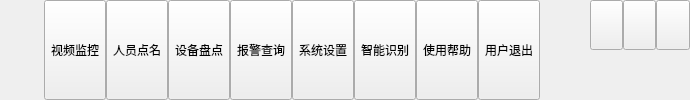
                <widget class="QWidget" name="widgetTitle" native="true">
                    <property name="sizePolicy">
                        <sizepolicy hsizetype="Preferred" vsizetype="Fixed">
                            <horstretch>0</horstretch>
                            <verstretch>0</verstretch>
                        </sizepolicy>
                    </property>
                    <layout class="QHBoxLayout" name="horizontalLayout_2">
                        <property name="spacing">
                            <number>10</number>
                        </property>
                        <property name="leftMargin">
                            <number>10</number>
                        </property>
                        <property name="topMargin">
                            <number>0</number>
                        </property>
                        <property name="rightMargin">
                            <number>0</number>
                        </property>
                        <property name="bottomMargin">
                            <number>0</number>
                        </property>
                        <item>
                            <widget class="QLabel" name="labIco">
                                <property name="text">
                                    <string />
                                </property>
                            </widget>
                        </item>
                        <item>
                            <widget class="QLabel" name="labTitle">
                                <property name="styleSheet">
                                    <string notr="true" />
                                </property>
                                <property name="text">
                                    <string />
                                </property>
                            </widget>
                        </item>
                        <item>
                            <widget class="QWidget" name="widgetTop" native="true">
                                <layout class="QHBoxLayout" name="horizontalLayout_3">
                                    <property name="spacing">
                                        <number>0</number>
                                    </property>
                                    <property name="leftMargin">
                                        <number>0</number>
                                    </property>
                                    <property name="topMargin">
                                        <number>0</number>
                                    </property>
                                    <property name="rightMargin">
                                        <number>0</number>
                                    </property>
                                    <property name="bottomMargin">
                                        <number>0</number>
                                    </property>
                                    <item>
                                        <widget class="QToolButton" name="btnMain">
                                            <property name="sizePolicy">
                                                <sizepolicy hsizetype="Fixed" vsizetype="Expanding">
                                                    <horstretch>0</horstretch>
                                                    <verstretch>0</verstretch>
                                                </sizepolicy>
                                            </property>
                                            <property name="text">
                                                <string>视频监控</string>
                                            </property>
                                            <property name="icon">
                                                <iconset resource="../../res/main.qrc">
                                                    <normaloff>:/image/main_main.png</normaloff>:/image/main_main.png</iconset>
                                            </property>
                                            <property name="toolButtonStyle">
                                                <enum>Qt::ToolButtonIconOnly</enum>
                                            </property>
                                        </widget>
                                    </item>
                                    <item>
                                        <widget class="QToolButton" name="btnRoll">
                                            <property name="sizePolicy">
                                                <sizepolicy hsizetype="Fixed" vsizetype="Expanding">
                                                    <horstretch>0</horstretch>
                                                    <verstretch>0</verstretch>
                                                </sizepolicy>
                                            </property>
                                            <property name="text">
                                                <string>人员点名</string>
                                            </property>
                                            <property name="icon">
                                                <iconset resource="../../res/main.qrc">
                                                    <normaloff>:/image/main_person.png</normaloff>:/image/main_person.png</iconset>
                                            </property>
                                            <property name="toolButtonStyle">
                                                <enum>Qt::ToolButtonIconOnly</enum>
                                            </property>
                                        </widget>
                                    </item>
                                    <item>
                                        <widget class="QToolButton" name="btnEquipCheck">
                                            <property name="sizePolicy">
                                                <sizepolicy hsizetype="Fixed" vsizetype="Expanding">
                                                    <horstretch>0</horstretch>
                                                    <verstretch>0</verstretch>
                                                </sizepolicy>
                                            </property>
                                            <property name="text">
                                                <string>设备盘点</string>
                                            </property>
                                            <property name="icon">
                                                <iconset resource="../../res/main.qrc">
                                                    <normaloff>:/image/main_company.png</normaloff>:/image/main_company.png</iconset>
                                            </property>
                                            <property name="toolButtonStyle">
                                                <enum>Qt::ToolButtonIconOnly</enum>
                                            </property>
                                        </widget>
                                    </item>
                                    <item>
                                        <widget class="QToolButton" name="btnData">
                                            <property name="sizePolicy">
                                                <sizepolicy hsizetype="Fixed" vsizetype="Expanding">
                                                    <horstretch>0</horstretch>
                                                    <verstretch>0</verstretch>
                                                </sizepolicy>
                                            </property>
                                            <property name="text">
                                                <string>报警查询</string>
                                            </property>
                                            <property name="icon">
                                                <iconset resource="../../res/main.qrc">
                                                    <normaloff>:/image/main_data.png</normaloff>:/image/main_data.png</iconset>
                                            </property>
                                            <property name="checked">
                                                <bool>false</bool>
                                            </property>
                                            <property name="toolButtonStyle">
                                                <enum>Qt::ToolButtonIconOnly</enum>
                                            </property>
                                        </widget>
                                    </item>
                                    <item>
                                        <widget class="QToolButton" name="btnConfig">
                                            <property name="sizePolicy">
                                                <sizepolicy hsizetype="Fixed" vsizetype="Expanding">
                                                    <horstretch>0</horstretch>
                                                    <verstretch>0</verstretch>
                                                </sizepolicy>
                                            </property>
                                            <property name="text">
                                                <string>系统设置</string>
                                            </property>
                                            <property name="icon">
                                                <iconset resource="../../res/main.qrc">
                                                    <normaloff>:/image/main_config.png</normaloff>:/image/main_config.png</iconset>
                                            </property>
                                            <property name="toolButtonStyle">
                                                <enum>Qt::ToolButtonIconOnly</enum>
                                            </property>
                                        </widget>
                                    </item>
                                    <item>
                                        <widget class="QToolButton" name="btnSmart">
                                            <property name="sizePolicy">
                                                <sizepolicy hsizetype="Fixed" vsizetype="Expanding">
                                                    <horstretch>0</horstretch>
                                                    <verstretch>0</verstretch>
                                                </sizepolicy>
                                            </property>
                                            <property name="text">
                                                <string>智能识别</string>
                                            </property>
                                            <property name="icon">
                                                <iconset resource="../../res/main.qrc">
                                                    <normaloff>:/image/main_smart.png</normaloff>:/image/main_smart.png</iconset>
                                            </property>
                                            <property name="toolButtonStyle">
                                                <enum>Qt::ToolButtonIconOnly</enum>
                                            </property>
                                        </widget>
                                    </item>
                                    <item>
                                        <widget class="QToolButton" name="btnHelp">
                                            <property name="sizePolicy">
                                                <sizepolicy hsizetype="Fixed" vsizetype="Expanding">
                                                    <horstretch>0</horstretch>
                                                    <verstretch>0</verstretch>
                                                </sizepolicy>
                                            </property>
                                            <property name="styleSheet">
                                                <string notr="true" />
                                            </property>
                                            <property name="text">
                                                <string>使用帮助</string>
                                            </property>
                                            <property name="icon">
                                                <iconset resource="../../res/main.qrc">
                                                    <normaloff>:/image/main_person.png</normaloff>:/image/main_person.png</iconset>
                                            </property>
                                            <property name="toolButtonStyle">
                                                <enum>Qt::ToolButtonIconOnly</enum>
                                            </property>
                                        </widget>
                                    </item>
                                    <item>
                                        <widget class="QToolButton" name="btnExit">
                                            <property name="sizePolicy">
                                                <sizepolicy hsizetype="Fixed" vsizetype="Expanding">
                                                    <horstretch>0</horstretch>
                                                    <verstretch>0</verstretch>
                                                </sizepolicy>
                                            </property>
                                            <property name="styleSheet">
                                                <string notr="true" />
                                            </property>
                                            <property name="text">
                                                <string>用户退出</string>
                                            </property>
                                            <property name="icon">
                                                <iconset resource="../../res/main.qrc">
                                                    <normaloff>:/image/main_exit.png</normaloff>:/image/main_exit.png</iconset>
                                            </property>
                                            <property name="toolButtonStyle">
                                                <enum>Qt::ToolButtonIconOnly</enum>
                                            </property>
                                        </widget>
                                    </item>
                                </layout>
                            </widget>
                        </item>
                        <item>
                            <spacer name="horizontalSpacer">
                                <property name="sizeHint" stdset="0">
                                    <size>
                                        <width>40</width>
                                        <height>20</height>
                                    </size>
                                </property>
                            </spacer>
                        </item>
                        <item>
                            <widget class="QWidget" name="widgetMenu" native="true">
                                <property name="minimumSize">
                                    <size>
                                        <width>100</width>
                                        <height>0</height>
                                    </size>
                                </property>
                                <property name="maximumSize">
                                    <size>
                                        <width>100</width>
                                        <height>16777215</height>
                                    </size>
                                </property>
                                <layout class="QGridLayout" name="gridLayout_2">
                                    <property name="leftMargin">
                                        <number>0</number>
                                    </property>
                                    <property name="topMargin">
                                        <number>0</number>
                                    </property>
                                    <property name="rightMargin">
                                        <number>0</number>
                                    </property>
                                    <property name="bottomMargin">
                                        <number>0</number>
                                    </property>
                                    <property name="spacing">
                                        <number>0</number>
                                    </property>
                                    <item row="1" column="1" colspan="3">
                                        <spacer name="verticalSpacer">
                                            <property name="sizeHint" stdset="0">
                                                <size>
                                                    <width>20</width>
                                                    <height>15</height>
                                                </size>
                                            </property>
                                        </spacer>
                                    </item>
                                    <item row="0" column="1">
                                        <widget class="QPushButton" name="btnMenu_Min">
                                            <property name="sizePolicy">
                                                <sizepolicy hsizetype="Minimum" vsizetype="Expanding">
                                                    <horstretch>0</horstretch>
                                                    <verstretch>0</verstretch>
                                                </sizepolicy>
                                            </property>
                                            <property name="cursor">
                                                <cursorShape>ArrowCursor</cursorShape>
                                            </property>
                                            <property name="focusPolicy">
                                                <enum>Qt::NoFocus</enum>
                                            </property>
                                            <property name="toolTip">
                                                <string>最小化</string>
                                            </property>
                                            <property name="text">
                                                <string />
                                            </property>
                                        </widget>
                                    </item>
                                    <item row="0" column="3">
                                        <widget class="QPushButton" name="btnMenu_Close">
                                            <property name="sizePolicy">
                                                <sizepolicy hsizetype="Minimum" vsizetype="Expanding">
                                                    <horstretch>0</horstretch>
                                                    <verstretch>0</verstretch>
                                                </sizepolicy>
                                            </property>
                                            <property name="cursor">
                                                <cursorShape>ArrowCursor</cursorShape>
                                            </property>
                                            <property name="focusPolicy">
                                                <enum>Qt::NoFocus</enum>
                                            </property>
                                            <property name="toolTip">
                                                <string>关闭</string>
                                            </property>
                                            <property name="text">
                                                <string />
                                            </property>
                                        </widget>
                                    </item>
                                    <item row="0" column="2">
                                        <widget class="QPushButton" name="btnMenu_Max">
                                            <property name="sizePolicy">
                                                <sizepolicy hsizetype="Minimum" vsizetype="Expanding">
                                                    <horstretch>0</horstretch>
                                                    <verstretch>0</verstretch>
                                                </sizepolicy>
                                            </property>
                                            <property name="focusPolicy">
                                                <enum>Qt::NoFocus</enum>
                                            </property>
                                            <property name="text">
                                                <string />
                                            </property>
                                        </widget>
                                    </item>
                                </layout>
                            </widget>
                        </item>
                    </layout>
                </widget>
